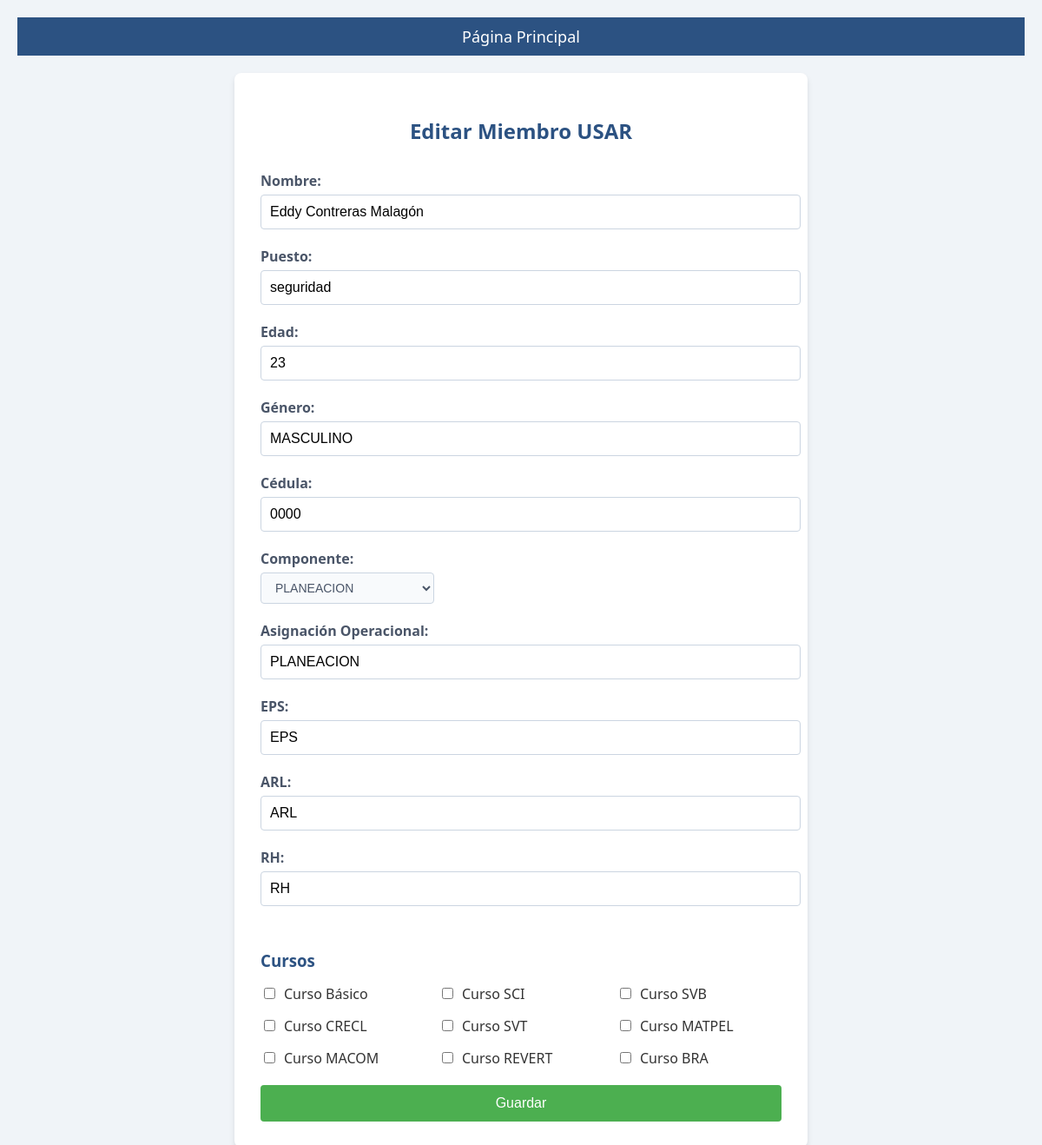
Screenshot of /voluntario/editar/81/ with the database file from the repository.
### apps/integrantes/models.py (models this page shows, shortened)
class MiembroGrupoUSAR(models.Model):
    nombre = models.CharField(max_length=100, null=True)
    puesto = models.CharField(max_length=100, null=True)
    edad = models.IntegerField(null=True)
    genero = models.CharField(max_length=20, null=True)
    cedula = models.CharField(max_length=20,  null=True)
    componente = models.CharField(max_length=50, null=True)
    asignacion_operacional = models.CharField(max_length=100, null=True)
    eps = models.CharField(max_length=50, null=True)
    arl = models.CharField(max_length=50, null=True)
    rh = models.CharField(max_length=100, null=True)
    curso_basico = models.BooleanField(default=False)
    curso_sci = models.BooleanField(default=False)
    curso_svb = models.BooleanField(default=False)
    curso_crecl = models.BooleanField(default=False)
    curso_svt = models.BooleanField(default=False)
    curso_matpel = models.BooleanField(default=False)
    curso_macom = models.BooleanField(default=False)
    curso_revert = models.BooleanField(default=False)
    curso_bra = models.BooleanField(default=False)

### apps/integrantes/views.py (the view, shortened to what this page needs)
# urls.py: path('voluntario/editar/<int:pk>/', MiembroGrupoUSARUpdateView.as_view(), name='editar_miembro'),
class MiembroGrupoUSARUpdateView(UpdateView):
    model = models.MiembroGrupoUSAR
    template_name = 'form_miembro.html'
    form_class=MiembroForm
    success_url = reverse_lazy('voluntarios')
    def get_context_data(self, **kwargs):
        context = super().get_context_data(**kwargs)
        miembro = self.get_object()  # Obtenemos el objeto que se está editando
        context['miembro'] = miembro
        return context

### apps/integrantes/froms.py
class MiembroForm(forms.ModelForm):
    class Meta:
        model = MiembroGrupoUSAR
        fields = ['nombre', 'puesto', 'edad', 'genero', 'cedula', 'componente',
                  'asignacion_operacional', 'eps', 'arl', 'rh', 'curso_basico',
                  'curso_sci', 'curso_svb', 'curso_crecl', 'curso_svt',
                  'curso_matpel', 'curso_macom', 'curso_revert', 'curso_bra']

### templates/form_miembro.html (shortened to what this page needs)
{% extends 'base.html' %}
{% block content %}
<div class="form-container">
    <h2 class="form-title">{% if miembro %}Editar{% else %}Crear{% endif %} Miembro USAR</h2>
    <form method="post" class="usar-form">
        <div class="form-group">
            <label for="nombre">Nombre:</label>
            <input type="text" id="nombre" name="nombre" value="{{ miembro.nombre|default_if_none:'' }}" required>
        </div>
        <div class="form-group">
            <label for="puesto">Puesto:</label>
            <input type="text" id="puesto" name="puesto" value="{{ miembro.puesto|default_if_none:'' }}">
        </div>
        <div class="form-group">
            <label for="edad">Edad:</label>
            <input type="number" id="edad" name="edad" value="{{ miembro.edad|default_if_none:'' }}">
        </div>
        <div class="form-group">
            <label for="genero">Género:</label>
            <input type="text" id="genero" name="genero" value="{{ miembro.genero|default_if_none:'' }}">
        </div>
        <div class="form-group">
            <label for="cedula">Cédula:</label>
            <input type="text" id="cedula" name="cedula" value="{{ miembro.cedula|default_if_none:'' }}">
        </div>
        <div class="form-group">
            <label for="componente">Componente:</label>
            <select id="componente" name="componente">
                <option value="PLANEACION" {% if miembro.componente == 'PLANEACION' %}selected{% endif %}>PLANEACION</option>
            </select>
        </div>
        <div class="form-group">
            <label for="asignacion_operacional">Asignación Operacional:</label>
            <input type="text" id="asignacion_operacional" name="asignacion_operacional" value="{{ miembro.asignacion_operacional|default_if_none:'' }}">
        </div>
        <div class="form-group">
            <label for="eps">EPS:</label>
            <input type="text" id="eps" name="eps" value="{{ miembro.eps|default_if_none:'' }}">
        </div>
        <div class="form-group">
            <label for="arl">ARL:</label>
            <input type="text" id="arl" name="arl" value="{{ miembro.arl|default_if_none:'' }}">
        </div>
        <div class="form-group">
            <label for="rh">RH:</label>
            <input type="text" id="rh" name="rh" value="{{ miembro.rh|default_if_none:'' }}">
        </div>
        <h3 class="courses-title">Cursos</h3>
        <div class="courses-container">
            <div class="course-item">
                <input type="checkbox" id="curso_basico" name="curso_basico" {% if miembro.curso_basico %}checked{% endif %}>
                <label for="curso_basico">Curso Básico</label>
            </div>
            <div class="course-item">
                <input type="checkbox" id="curso_sci" name="curso_sci" {% if miembro.curso_sci %}checked{% endif %}>
                <label for="curso_sci">Curso SCI</label>
            </div>
            <div class="course-item">
                <input type="checkbox" id="curso_svb" name="curso_svb" {% if miembro.curso_svb %}checked{% endif %}>
                <label for="curso_svb">Curso SVB</label>
            </div>
            <div class="course-item">
                <input type="checkbox" id="curso_crecl" name="curso_crecl" {% if miembro.curso_crecl %}checked{% endif %}>
                <label for="curso_crecl">Curso CRECL</label>
            </div>
            <div class="course-item">
                <input type="checkbox" id="curso_svt" name="curso_svt" {% if miembro.curso_svt %}checked{% endif %}>
                <label for="curso_svt">Curso SVT</label>
            </div>
            <div class="course-item">
                <input type="checkbox" id="curso_matpel" name="curso_matpel" {% if miembro.curso_matpel %}checked{% endif %}>
                <label for="curso_matpel">Curso MATPEL</label>
            </div>
            <div class="course-item">
                <input type="checkbox" id="curso_macom" name="curso_macom" {% if miembro.curso_macom %}checked{% endif %}>
                <label for="curso_macom">Curso MACOM</label>
            </div>
            <div class="course-item">
                <input type="checkbox" id="curso_revert" name="curso_revert" {% if miembro.curso_revert %}checked{% endif %}>
                <label for="curso_revert">Curso REVERT</label>
            </div>
            <div class="course-item">
                <input type="checkbox" id="curso_bra" name="curso_bra" {% if miembro.curso_bra %}checked{% endif %}>
                <label for="curso_bra">Curso BRA</label>
            </div>
        </div>
        <button type="submit" class="submit-btn">Guardar</button>
    </form>
</div>
{% endblock %}

### static/styles.css (style rules this page uses)
body { font-family: 'Segoe UI', Tahoma, Geneva, Verdana, sans-serif; background-color: #f0f4f8; margin: 0; padding: 20px; color: #333; }
select { padding: 8px 12px; border-radius: 4px; border: 1px solid #cbd5e1; background-color: #f8fafc; font-size: 14px; color: #4a5568; width: 200px; }
.form-container { background-color: #ffffff; border-radius: 8px; padding: 30px; box-shadow: 0 4px 6px rgba(0, 0, 0, 0.1); max-width: 600px; margin: 20px auto; }
.form-title { color: #2c5282; text-align: center; margin-bottom: 30px; }
.usar-form { display: flex; flex-direction: column; }
.form-group { margin-bottom: 20px; }
.form-group label { display: block; margin-bottom: 5px; color: #4a5568; font-weight: bold; }
.form-group input[type="text"], .form-group input[type="number"] { width: 100%; padding: 10px; border: 1px solid #cbd5e1; border-radius: 4px; font-size: 16px; }
.courses-title { color: #2c5282; margin-top: 30px; margin-bottom: 15px; }
.courses-container { display: grid; grid-template-columns: repeat(3, 1fr); gap: 15px; }
.course-item { display: flex; align-items: center; }
.course-item input[type="checkbox"] { margin-right: 10px; }
.submit-btn { background-color: #4CAF50; color: white; padding: 12px 20px; border: none; border-radius: 4px; cursor: pointer; font-size: 16px; margin-top: 20px; transition: background-color 0.3s; }

### rows the page displays
MiembroGrupoUSAR: nombre "Eddy Contreras Malagón", puesto "seguridad", edad "23", genero "MASCULINO", cedula "0000", componente "PLANEACION", asignacion_operacional "PLANEACION", eps "EPS", arl "ARL", rh "RH"
